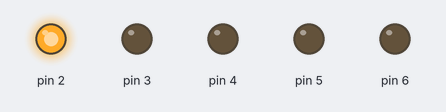
Recording of a sketch running on a simulated Arduino Uno, built with avr-gcc and run on an emulated ATmega328P. On the bench: output pins drawn as LEDs (lit = HIGH).

Above: at 0.05 s.
At 0.75 s:
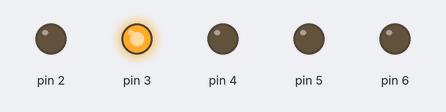
At 1.45 s:
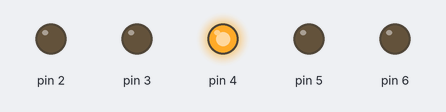
At 2.15 s:
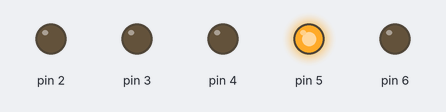
At 2.85 s:
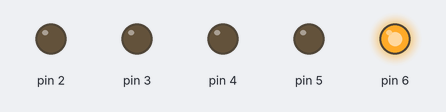
Timing chart, 0 to 3.1 s (numbered marks = the images above):
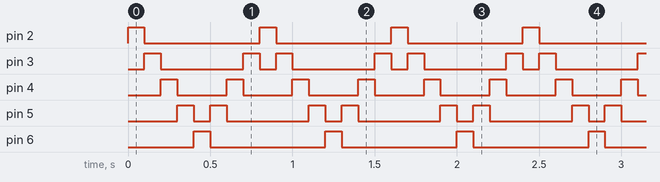

The sketch:

LED_5ea.ino
```cpp
#define DELAY_TIME 100

void setup(){
  pinMode(2, OUTPUT);
  pinMode(3, OUTPUT);
  pinMode(4, OUTPUT);
  pinMode(5, OUTPUT);
  pinMode(6, OUTPUT);
}

void loop(){
  digitalWrite(2, HIGH);
  delay(DELAY_TIME);
  digitalWrite(2, LOW);
  digitalWrite(3, HIGH);
  delay(DELAY_TIME);
  digitalWrite(3, LOW);
  digitalWrite(4, HIGH);
  delay(DELAY_TIME);
  digitalWrite(4, LOW);
  digitalWrite(5, HIGH);
  delay(DELAY_TIME);
  digitalWrite(5, LOW);
  digitalWrite(6, HIGH);
  delay(DELAY_TIME);
  digitalWrite(6, LOW);
  digitalWrite(5, HIGH);
  delay(DELAY_TIME);
  digitalWrite(5, LOW);
  digitalWrite(4, HIGH);
  delay(DELAY_TIME);
  digitalWrite(4, LOW);
  digitalWrite(3, HIGH);
  delay(DELAY_TIME);
  digitalWrite(3, LOW);
}
```

Measured:
- by itself, pin 2, pin 6: alternates HIGH for 0.10 s and LOW for 0.70 s
- by itself, pin 3: repeats every 0.80 s: LOW 0.50 s, HIGH 0.10 s, LOW 0.10 s, HIGH 0.10 s
- by itself, pin 4: alternates HIGH for 0.10 s and LOW for 0.30 s
- by itself, pin 5: repeats every 0.80 s: LOW 0.10 s, HIGH 0.10 s, LOW 0.50 s, HIGH 0.10 s
